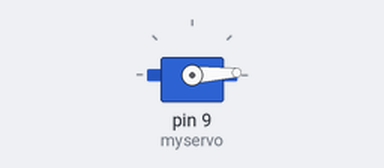
The sketch below on a simulated Arduino Uno, built with avr-gcc and run on an emulated ATmega328P. Parts: servo.

Above: at 0.05 s.
At 1.3 s:
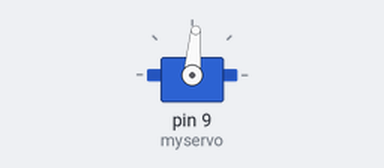
At 2.6 s:
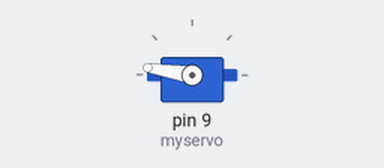
At 5.2 s:
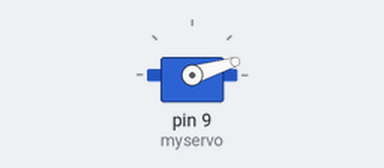
Timing chart, 0 to 9.7 s (numbered marks = the images above):
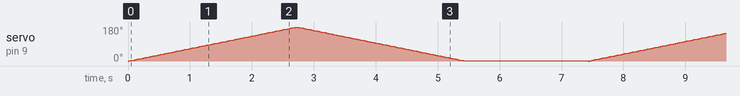

The sketch:

KE3003_36.2.ino
```cpp
#include <Servo.h>  //舵机库
Servo myservo;

void setup()
{
  myservo.attach(9);//舵机连接数字口9
}

void loop()
{
  for (int pos = 0; pos < 180; pos++)
  {
    myservo.write(pos); //转动到pos角度
    delay(15);  //加延时转慢一点
  }
  for (int pos = 180; pos > 0; pos--)
  {
    myservo.write(pos);
    delay(15);
  }
  delay(2000);//等待2秒
}
```
